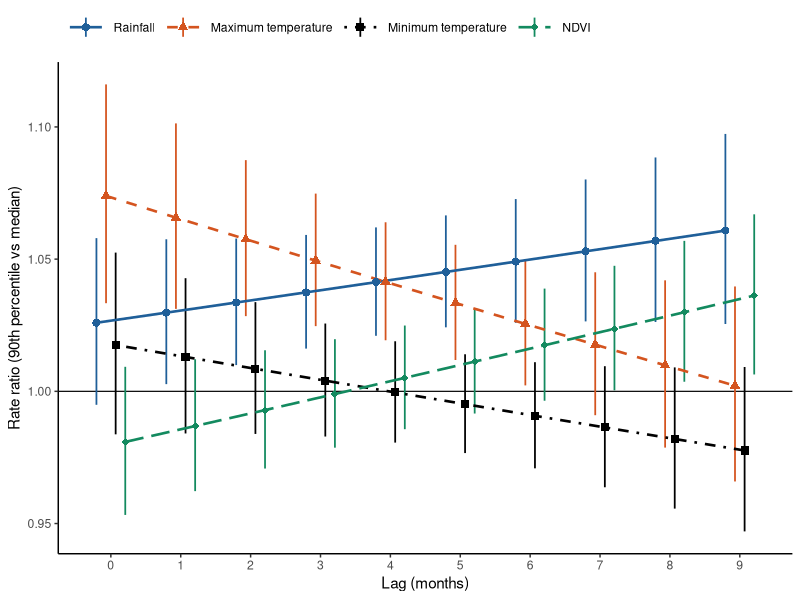
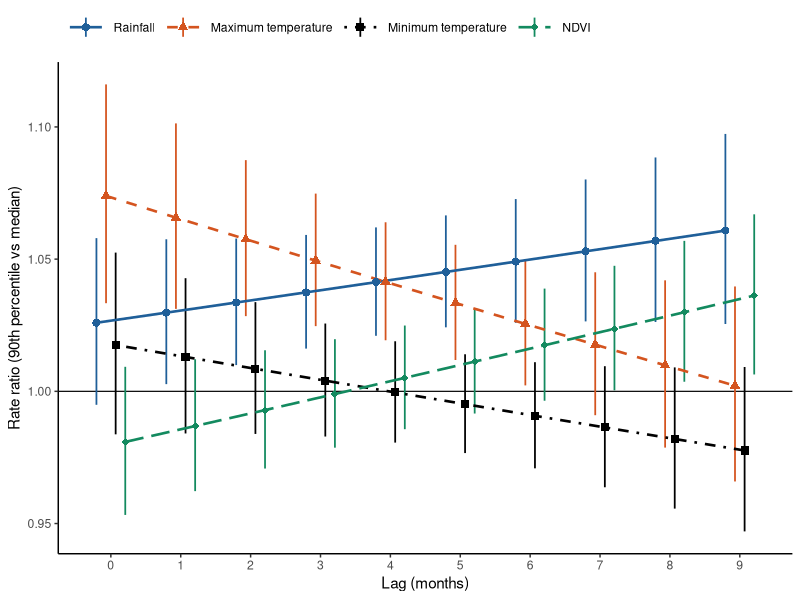
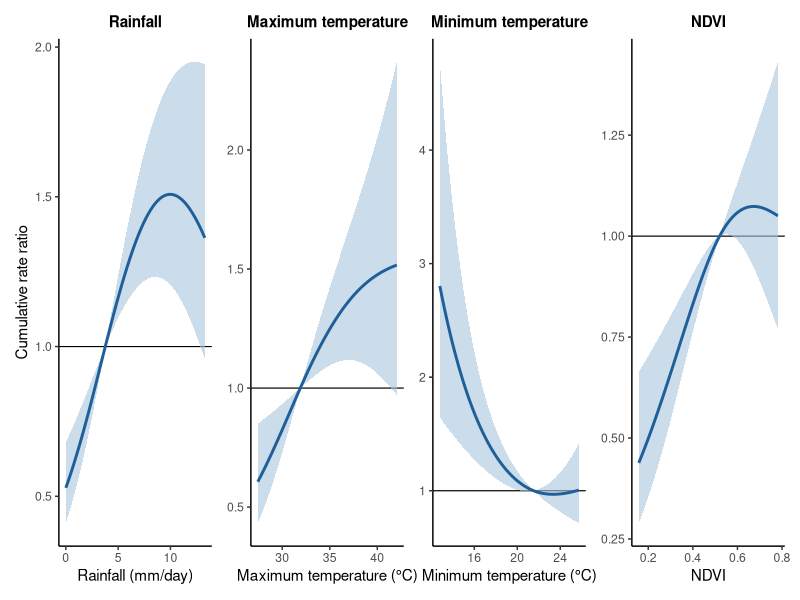
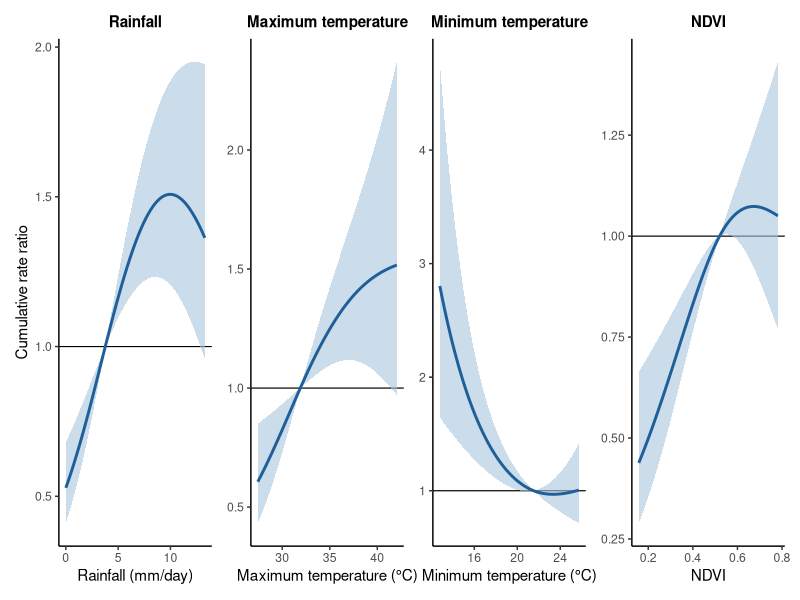
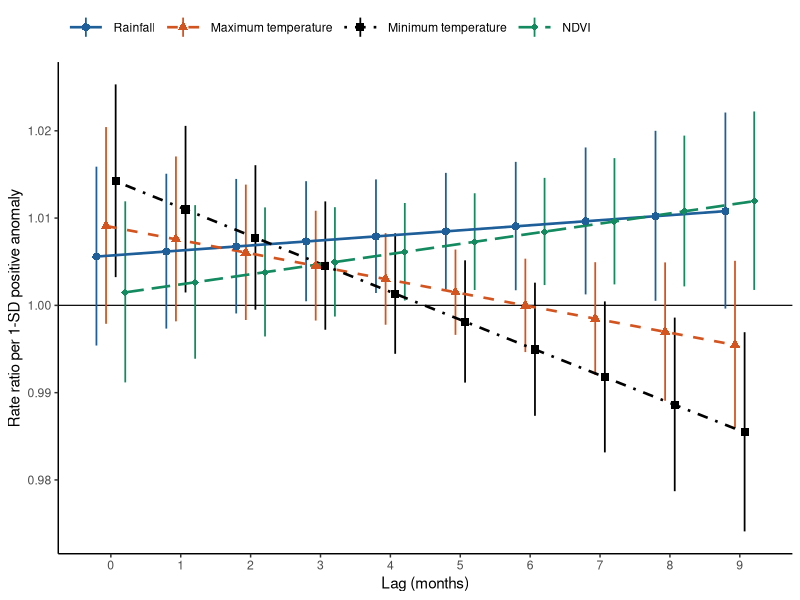
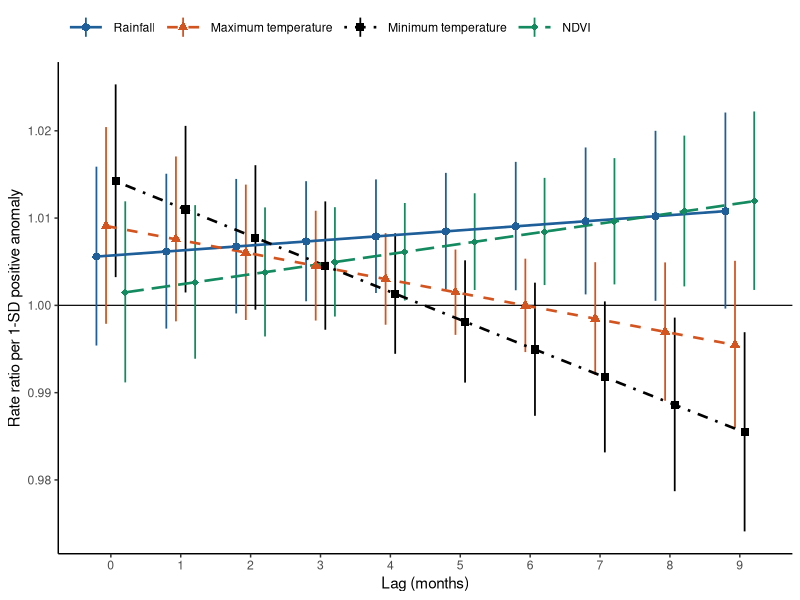

The R script that drew these images, in order:
# Figures 6, 7 and 8 (Results, sections 3.5 and 3.6). Run after analysis/exposure_response.R.
#   Fig 6: lag-response at the 90th percentile versus the median, all exposures on one axis.
#   Fig 7: cumulative exposure-response over lags 0-9, one panel per exposure.
#   Fig 8: lag-response for a 1-SD positive anomaly, from the climatology-anomaly model (all exposures on one axis).
suppressPackageStartupMessages({ library(readr); library(dplyr); library(ggplot2); library(patchwork) })
BLUE <- "#1F5F99"; BAND <- "#A9C4DE"
LAB <- c(rainfall = "Rainfall", tmax = "Maximum temperature", tmin = "Minimum temperature", ndvi = "NDVI")
XLAB <- c(rainfall = "Rainfall (mm/day)", tmax = "Maximum temperature (\u00B0C)", tmin = "Minimum temperature (\u00B0C)", ndvi = "NDVI")
th <- theme_classic(base_size = 11) + theme(strip.background = element_blank(), strip.text = element_text(face = "bold"))
save_fig <- function(p, name, w, h) {
  ggsave(file.path("figures", paste0(name, ".png")), p, width = w, height = h, dpi = 300, bg = "white")
  ggsave(file.path("figures", paste0(name, ".pdf")), p, width = w, height = h, device = cairo_pdf, bg = "white")
}
VCOL <- c("Rainfall" = "#1F5F99", "Maximum temperature" = "#D4541F", "Minimum temperature" = "#000000", "NDVI" = "#138A5F")
VLT  <- c("Rainfall" = "solid", "Maximum temperature" = "dashed", "Minimum temperature" = "dotdash", "NDVI" = "longdash")
VSH  <- c("Rainfall" = 16, "Maximum temperature" = 17, "Minimum temperature" = 15, "NDVI" = 18)
dg <- position_dodge(width = 0.55)
one_axis <- function(dat, ylab) {
  ggplot(dat, aes(lag, RR, colour = variable, linetype = variable, shape = variable, group = variable)) +
    geom_hline(yintercept = 1, linewidth = 0.4) +
    geom_linerange(aes(ymin = lo, ymax = hi), position = dg, linewidth = 0.6, linetype = "solid") +
    geom_line(position = dg, linewidth = 0.9) + geom_point(position = dg, size = 2.4) +
    scale_colour_manual(values = VCOL, name = NULL) + scale_linetype_manual(values = VLT, name = NULL) +
    scale_shape_manual(values = VSH, name = NULL) + scale_x_continuous(breaks = 0:9) +
    labs(x = "Lag (months)", y = ylab) +
    theme_classic(base_size = 11) + theme(legend.position = "top", legend.justification = "left", legend.key.width = unit(2, "lines"))
}
lc <- read_csv("analysis/output/rr_lag_curves.csv", show_col_types = FALSE) |> filter(percentile == "90th") |>
  mutate(variable = factor(LAB[variable], levels = LAB))
save_fig(one_axis(lc, "Rate ratio (90th percentile vs median)"), "Fig6", 7.5, 4.8)
cc <- read_csv("analysis/output/rr_cumulative_curves.csv", show_col_types = FALSE)
p7 <- wrap_plots(lapply(names(LAB), function(v) {
  ggplot(filter(cc, variable == v), aes(x, RR)) + geom_hline(yintercept = 1, linewidth = 0.4) +
    geom_ribbon(aes(ymin = lo, ymax = hi), fill = BAND, alpha = 0.6) + geom_line(colour = BLUE, linewidth = 1) +
    labs(x = XLAB[[v]], y = if (v == "rainfall") "Cumulative rate ratio" else NULL, title = LAB[[v]]) + th +
    theme(plot.title = element_text(face = "bold", size = 11, hjust = 0.5))
}), nrow = 1)
save_fig(p7, "Fig7", 10, 3.6)

an <- read_csv("analysis/output/anomaly_lag_curves.csv", show_col_types = FALSE) |> filter(anomaly_sd == 1) |>
  mutate(variable = factor(LAB[variable], levels = LAB))
save_fig(one_axis(an, "Rate ratio per 1-SD positive anomaly"), "Fig8", 7.5, 4.8)
cat("saved figures/Fig6, Fig7 and Fig8\n")
